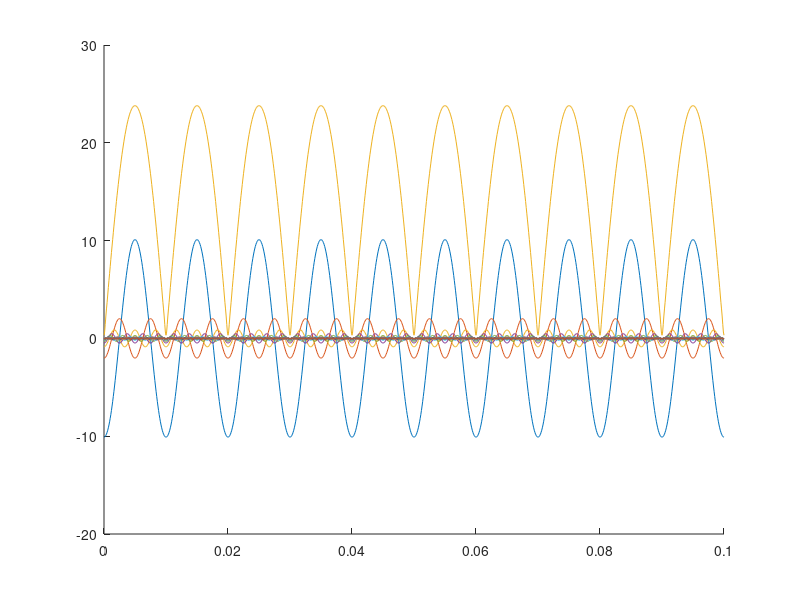

Recreate this plot in MATLAB.

% The parameters of the FWR
clear
T=1/2/50;
N=23;
t=0:0.0001:0.1;
Vm=23.8;

% Fourier Series

a0=2*Vm/pi;
f=a0;

for i=1:1:N
    an(i)=4*Vm/pi*(1/(1-4*i*i));
    %plot(t,f)
    F=an(i)*cos(2*i*pi/T*t);
hold on
plot(t,F)
    f=f+an(i)*cos(2*i*pi/T*t);
end

plot(t,f)

% Fourier coefficients



V_rms_2=a0^2;
 
 for i=1:1:N
    V_rms_2=V_rms_2+1/2*an(i)^2;
 end
 
 V_rms=sqrt(V_rms_2);
double(V_rms)
